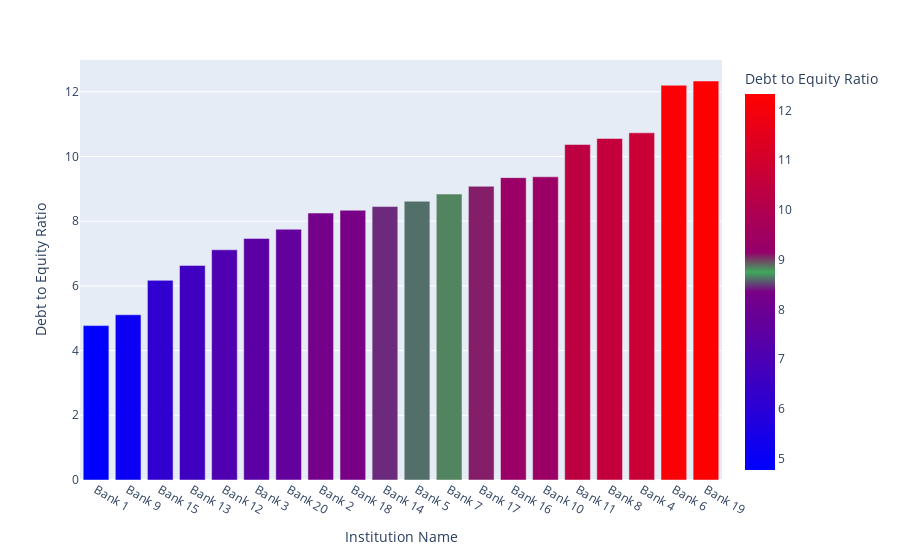

Write notebook code for a chart like this one.
### Code cell
px.bar(data_frame=df_final[df_final["Date"] == '2023-12-31'].reset_index().sort_values('Debt to Equity Ratio'), 
       x='Institution Name', y='Debt to Equity Ratio', color = 'Debt to Equity Ratio', color_continuous_scale=color_scale)

### Figure 1 — Plotly figure (JSON) as saved in the notebook; plotly's stock layout.template omitted (floating-point values rounded to 4 significant figures)
{"data": [{"alignmentgroup": "True", "hovertemplate": "Institution Name=%{x}<br>Debt to Equity Ratio=%{marker.color}<extra></extra>", "legendgroup": "", "marker": {"color": [4.772, 5.107, 6.171, 6.633, 7.115, 7.467, 7.752, 8.25, 8.337, 8.452, 8.615, 8.838, 9.079, 9.346, 9.371, 10.37, 10.56, 10.73, 12.2, 12.33], "coloraxis": "coloraxis", "pattern": {"shape": ""}}, "name": "", "offsetgroup": "", "orientation": "v", "showlegend": false, "textposition": "auto", "type": "bar", "x": ["Bank 1", "Bank 9", "Bank 15", "Bank 13", "Bank 12", "Bank 3", "Bank 20", "Bank 2", "Bank 18", "Bank 14", "Bank 5", "Bank 7", "Bank 17", "Bank 16", "Bank 10", "Bank 11", "Bank 8", "Bank 4", "Bank 6", "Bank 19"], "xaxis": "x", "y": [4.772, 5.107, 6.171, 6.633, 7.115, 7.467, 7.752, 8.25, 8.337, 8.452, 8.615, 8.838, 9.079, 9.346, 9.371, 10.37, 10.56, 10.73, 12.2, 12.33], "yaxis": "y"}], "layout": {"autosize": true, "barmode": "relative", "coloraxis": {"colorbar": {"title": {"text": "Debt to Equity Ratio"}}, "colorscale": [[0, "rgb(0, 0, 255)"], [0.05263, "rgb(13, 0, 242)"], [0.1053, "rgb(27, 0, 228)"], [0.1579, "rgb(40, 0, 215)"], [0.2105, "rgb(54, 0, 201)"], [0.2632, "rgb(67, 0, 188)"], [0.3158, "rgb(81, 0, 174)"], [0.3684, "rgb(94, 0, 161)"], [0.4211, "rgb(107, 0, 148)"], [0.4737, "rgb(121, 0, 134)"], [0.5263, "rgb(63, 169, 92)"], [0.5789, "rgb(148, 0, 107)"], [0.6316, "rgb(161, 0, 94)"], [0.6842, "rgb(174, 0, 81)"], [0.7368, "rgb(188, 0, 67)"], [0.7895, "rgb(201, 0, 54)"], [0.8421, "rgb(215, 0, 40)"], [0.8947, "rgb(228, 0, 27)"], [0.9474, "rgb(242, 0, 13)"], [1, "rgb(255, 0, 0)"]]}, "legend": {"tracegroupgap": 0}, "margin": {"t": 60}, "xaxis": {"anchor": "y", "autorange": true, "domain": [0, 1], "range": [-0.5, 19.5], "title": {"text": "Institution Name"}, "type": "category"}, "yaxis": {"anchor": "x", "autorange": true, "domain": [0, 1], "range": [0, 12.98], "title": {"text": "Debt to Equity Ratio"}, "type": "linear"}}}
